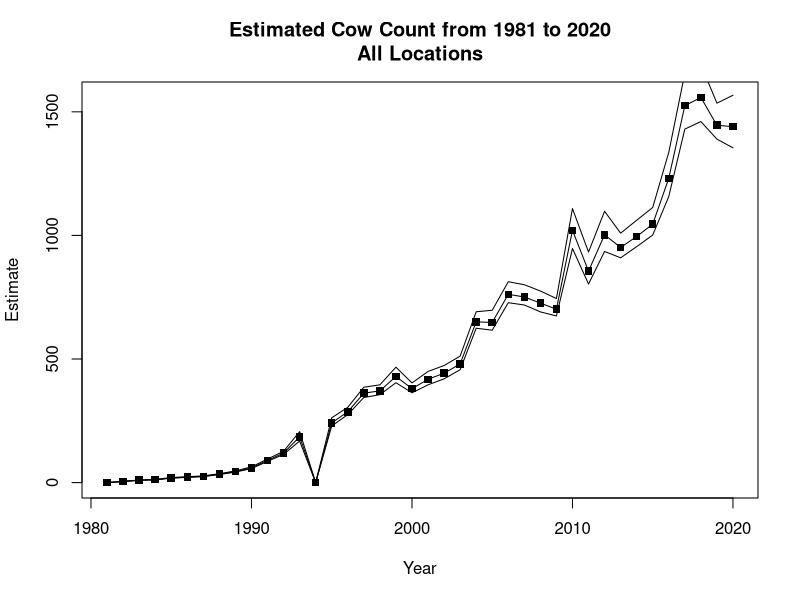
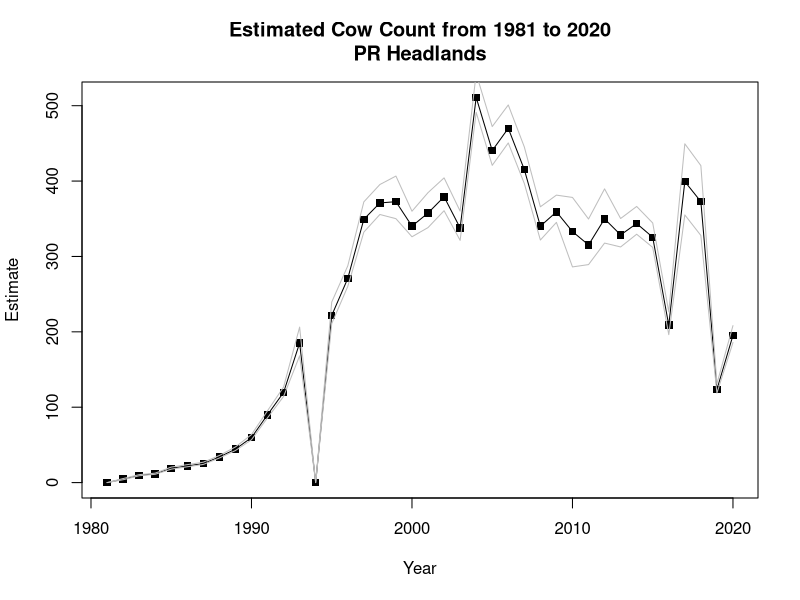
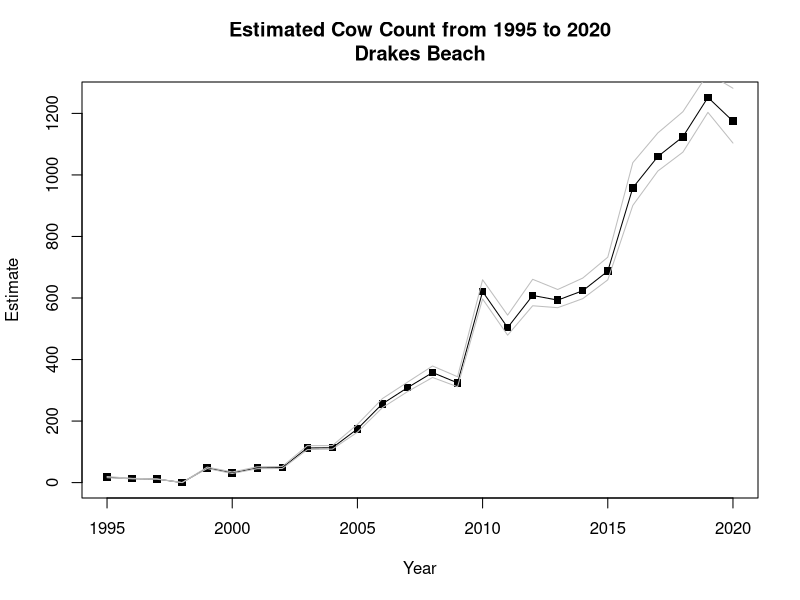
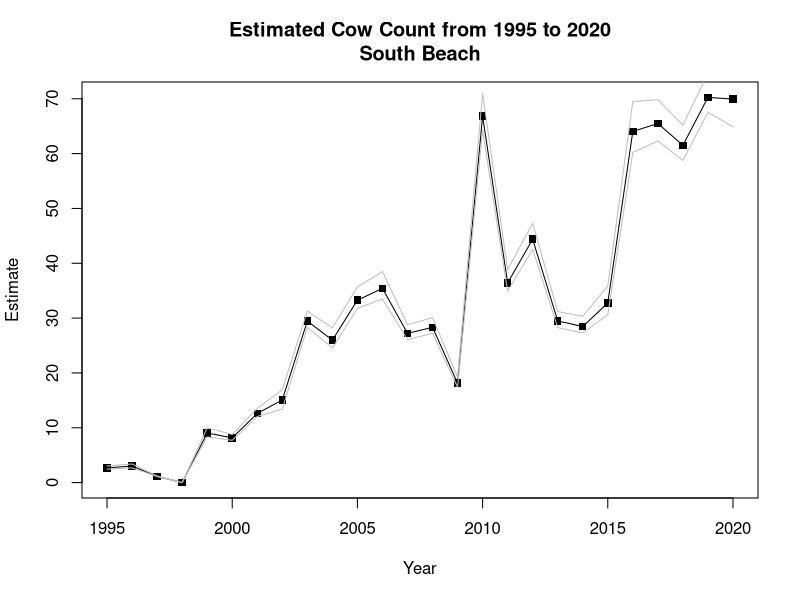

Write the R code that produced these figures, in order.
# Notes about the data:
# Feb/March 1983 Access was restricted because road was washed out due to  El Nino storms)
# Did not include partial surveys completed during the 2018/2019 government shutdown

library("readxl")
library(dplyr)

setwd("~/Internship Summer 2021")
seals <- read_excel("Eseal_1981-2020.xlsx")
# get rid of weird column
seals <- subset(seals, select = -(...6))
# get rid of deadpup (550 instances)
seals <- subset(seals, Age !="DEADPUP")

# unique age classes: 
unique(seals$Age)
# "BULL-SA4"    "COW"      "IMM"      "PUP"      "SA1-3"     "UNK"      "WNR"      "YRLNG"    "EPUP" 
#                         immature             sub adult   unknown     weaner     yearling   group with pup

# to get the Date into POSIXlt which has nice access to year/month/day use: strptime(seals$Date, format="%Y-%m-%d")
# currently stored as POSIXct which has nice storage in data frames but hard for us to work with
# access month using $mon, year using $year and day using $mday
# remember zero based indexing so Jan is 0 and Dec is 11
# year starts at 1900 so 1981 is actually 81 when you use $year

seals_date <- strptime(seals$Date, format="%Y-%m-%d")

# months included in the data set:
unique(seals_date$mon)
# returns 0 (Jan), 1 (Feb), 2 (March), 10 (Nov), 11 (Dec)

# write a function to get each season defined as November Year1 to March Year2
# for example season 0 is Nov 1980 to March 1981, season 1 is Nov 1981 to March 1982... season 9 is Nov 1989 to March 1990... season 39 is Nov 2019 to March 2020
# works for dates passed in as POSIXlt

get_season <- function(date) {
  if (date$mon > 6) {season <- date$year - 80}
  else season <- date$year - 81 
  return(season)
}

# function that does get_season on every item in a list
get_season_all <- function(lst) {
  vec <- vector("list", length(lst))
  for (i in 1:length(lst)) {
    vec[[i]] <- get_season(lst[[i]])
  }
  return(vec)
}

# now that we have the seasons we can add them to the tables
seals$season <- get_season_all(seals_date)

# subset to grab only cows
cows <- subset(seals, Age == "COW")

# had problems with function above so here is the code for grabbing each location and add the month-day date for each season
PRcows <- subset(cows, Location == "PR Headlands")
PRcows$month_day <- format(PRcows$Date, format="%m-%d")

DBcows <- subset(cows, Location == "Drakes Beach")
DBcows$month_day <- format(DBcows$Date, format="%m-%d")

SBcows <- subset(cows, Location == "South Beach")
SBcows$month_day <- format(SBcows$Date, format="%m-%d")

# recreate the multiplier table from Condit et al. (Table A3)
Date <- format(seq(as.Date("1981-01-11"), as.Date("1981-02-08"), by="days"), format="%m-%d")
Multiplier <- c(2.295, 2.107, 1.946, 1.810, 1.693, 1.593, 1.507, 1.434, 1.372, 1.319, 1.274, 1.236, 1.206, 1.181, 1.161, 1.147, 1.138, 1.133, 1.134, 1.139, 1.149, 1.165, 1.186, 1.214, 1.249, 1.292, 1.343, 1.405, 1.479)
Upper <- c(2.678, 2.427, 2.222, 2.056, 1.916, 1.797, 1.696, 1.606, 1.528, 1.463, 1.406, 1.357, 1.316, 1.283, 1.254, 1.230, 1.213, 1.203, 1.200, 1.207, 1.225, 1.253, 1.287, 1.328, 1.378, 1.427, 1.513, 1.597, 1.702)
Lower <- c(1.888, 1.762, 1.650, 1.555, 1.472, 1.401, 1.340, 1.290, 1.246, 1.210, 1.179, 1.154, 1.133, 1.116, 1.104, 1.096, 1.091, 1.089, 1.087, 1.088, 1.093, 1.102, 1.115, 1.134, 1.159, 1.190, 1.228, 1.276, 1.333)
multiplierTable <- data.frame(Date=Date, Lower=Lower, Multiplier=Multiplier, Upper=Upper)

# function to estimate the population using Condit et al.
# not sure how to vectorize so it only works for rows of a table, not a whole table
# returns 0 if the date is out of the range Condit provided
estimate_pop <- function(row, multTbl) {
  if (row$month_day %in% multTbl$Date) {
    m <- multTbl$Multiplier[multTbl$Date == row$month_day] 
    return(m * row$Count)
  } else {
    return(0)
  }
}

# function for lower bound
estimate_pop_lower <- function(row, multTbl) {
  if (row$month_day %in% multTbl$Date) {
    m <- multTbl$Lower[multTbl$Date == row$month_day] 
    return(m * row$Count)
  } else {
    return(0)
  }
}

# function for upper bound
estimate_pop_upper <- function(row, multTbl) {
  if (row$month_day %in% multTbl$Date) {
    m <- multTbl$Upper[multTbl$Date == row$month_day] 
    return(m * row$Count)
  } else {
    return(0)
  }
}

# function that estimates the population for a table
estimate_pop_table <- function(table, multTbl) {
  vec <- numeric()
  lower <- numeric()
  upper <- numeric()
  for (i in 1:nrow(table)) {
    row <- table[i, ]
    est <- estimate_pop(row, multTbl)
    l <- estimate_pop_lower(row, multTbl)
    u <- estimate_pop_upper(row, multTbl)
    vec <- c(vec, est)
    lower <- c(lower, l)
    upper <- c(upper, u)
  }
  table$estimate <- vec
  table$lower <- lower
  table$upper <- upper
  return(table)
}

# add estimates for all dates available 
# note: some years will have an estimate of 0 because of the dates surveyed, work to correct below
PRcows <- estimate_pop_table(PRcows, multiplierTable)
DBcows <- estimate_pop_table(DBcows, multiplierTable)
SBcows <- estimate_pop_table(SBcows, multiplierTable)

# grab the max counts for each season and use the estimate from that date
# missing estimates for seasons 0 (Jan 6), 1 (Jan 6), and 13 (Feb 9)
PRcows_max_count <- PRcows %>% group_by(season) %>% slice(which.max(Count))
# missing estimates for season 17 (Feb 9)
DBcows_max_count <- DBcows %>% group_by(season) %>% slice(which.max(Count))
# missing estimates for seasons 16 (Dec 28) and 17 (Feb 13)
SBcows_max_count <- SBcows %>% group_by(season) %>% slice(which.max(Count))

# visually inspected each season with missing estimates. here are my manual fixes, explanations, and questions

Prcows0 <- subset(PRcows, season == 0)
# three observations on Jan 6, 7, 8 all with a count of 2
# no correction made; left at 0

PRcows1 <- subset(PRcows, season == 1)
# highest count of 2 occurs on Jan 6, 7, 9, and 11, my function above just takes any one of these counts
# and happened to grab one out of range of Condit's dates. Luckily, Jan 11 is in their range, so use that estimate
PRcows_max_count$estimate[PRcows_max_count$season == 1] <- PRcows1$estimate[PRcows1$month_day == "01-11"]
PRcows_max_count$lower[PRcows_max_count$season == 1] <- PRcows1$lower[PRcows1$month_day == "01-11"]
PRcows_max_count$upper[PRcows_max_count$season == 1] <- PRcows1$upper[PRcows1$month_day == "01-11"]
PRcows_max_count$month_day[PRcows_max_count$season == 1] <- "01-11"
PRcows_max_count$Date[PRcows_max_count$season == 1] <- PRcows1$Date[5]

PRcows13 <- subset(PRcows, season == 13)
# only one observation falls within Condit's date range: Jan 14 with count of 141 and estimate of 255.21
# max count occurs on Feb 9 with a count of 154
# should we use the Jan 14 estimate OR use the Feb 9 count * Feb 8 multiplier (because it's only one day off)?
# Feb 9 count * Feb 8 multiplier = 227.766
# no correct made; left at 0

DBcows17 <- subset(DBcows, season == 17)
# max count occurs on Feb 9 with a count of 53
# have estimates for rows 6-13
DBdates17 <- DBcows17$month_day[6:13]
DBest17 <- DBcows17$estimate[6:13]
DBcounts17 <- DBcows17$Count[6:13]
# "01-13" "01-19" "01-21" "01-24" "01-27" "01-30" "01-31" "02-03"
# 3.892    20.580 25.480   23.620   27.312 33.031  28.725  46.132
# 2           15    20       20        24     29     25      38
# same question as above should we use Feb 9 * Feb 8 multiplier:
# 53 * multiplierTable$Multiplier[multiplierTable$Date == "02-08"] = 78.387 
# no correct made; left at 0

SBcows16 <- subset(SBcows, season == 16)
# 4 total observations on 12-28, 01-09, 01-27, 01-31 all have same count (1) 
# Jan 27 has an estimate of 1.138 and Jan 31 has an estimate of 1.149
# these are very similar so I chose to use Jan 27 estimate arbitrarily
SBcows_max_count$estimate[SBcows_max_count$season == 16] <- SBcows16$estimate[SBcows16$month_day == "01-27"]
SBcows_max_count$lower[SBcows_max_count$season == 16] <- SBcows16$lower[SBcows16$month_day == "01-27"]
SBcows_max_count$upper[SBcows_max_count$season == 16] <- SBcows16$upper[SBcows16$month_day == "01-27"]
SBcows_max_count$month_day[SBcows_max_count$season == 16] <- "01-27"
SBcows_max_count$Date[SBcows_max_count$season == 16] <- SBcows16$Date[3]

SBcows17 <- subset(SBcows, season == 17)
# max count occurs on Feb 13 with count of 12
# have esimates for rows 7 to 14
SBdates17 <- SBcows17$month_day[7:14]
SBest17 <- SBcows17$estimate[7:14]
SBcounts17 <- SBcows17$Count[7:14]
# "01-13" "01-19" "01-21" "01-24" "01-27" "01-30" "01-31" "02-03" "02-09" "02-13"
# 1.946   1.372     5.096  3.543   3.414   5.695   3.447   8.498    NA      NA
# 1         1         4      3       3        5      3       7       5      12
# i feel less comfortable proposing to use max count * Feb 8 multiplier but in this case it is
# 12 * multiplierTable$Multiplier[multiplierTable$Date == "02-08"] = 17.748
# # no correct made; left at 0


# calculate totals across locations for cows
# pass in tbales for each location and col as a string 
total_max_count <- function(PR, SB, DB, col) {
  vec <- vector("list", 40)
  for (i in 0:39) {
    a <- PR[[col]][PR$season == i]
    if (identical(a, numeric(0))) { a <- 0}
    b <- SB[[col]][SB$season == i]
    if (identical(b, numeric(0))) { b <- 0}
    c <- DB[[col]][DB$season == i]
    if (identical(c, numeric(0))) { c <- 0}
    vec[[i+1]] <- a + b + c # lists aren't zero indexed here
  }
  return(vec)
}

# total max count for all locations
cow_max_total <- total_max_count(PRcows_max_count, SBcows_max_count, DBcows_max_count, "Count")
# estimations
cow_est_total <- total_max_count(PRcows_max_count, SBcows_max_count, DBcows_max_count, "estimate")
cow_est_lower_total <- total_max_count(PRcows_max_count, SBcows_max_count, DBcows_max_count, "lower")
cow_est_upper_total <- total_max_count(PRcows_max_count, SBcows_max_count, DBcows_max_count, "upper")

# plot total estimates and max counts for each season
plot(1981:2020, cow_est_total, main="Estimated Cow Count from 1981 to 2020\nAll Locations", xlab="Year", ylab='Estimate', pch=15)
lines(1981:2020, cow_est_total)
lines(1981:2020, cow_est_lower_total)
lines(1981:2020, cow_est_upper_total)

# can also plot for each location
# these plots will plot 0 for missing estimates
plot(1981:2020, PRcows_max_count$estimate, main="Estimated Cow Count from 1981 to 2020\nPR Headlands", xlab="Year", ylab='Estimate', pch=15)
lines(1981:2020, PRcows_max_count$estimate)
lines(1981:2020, PRcows_max_count$lower, col="grey")
lines(1981:2020, PRcows_max_count$upper, col="grey")
plot(1995:2020, DBcows_max_count$estimate, main="Estimated Cow Count from 1995 to 2020\nDrakes Beach", xlab="Year", ylab='Estimate', pch=15)
lines(1995:2020, DBcows_max_count$estimate)
lines(1995:2020, DBcows_max_count$lower, col="grey")
lines(1995:2020, DBcows_max_count$upper, col="grey")
plot(1995:2020, SBcows_max_count$estimate, main="Estimated Cow Count from 1995 to 2020\nSouth Beach", xlab="Year", ylab='Estimate', pch=15)
lines(1995:2020, SBcows_max_count$estimate)
lines(1995:2020, SBcows_max_count$lower, col="grey")
lines(1995:2020, SBcows_max_count$upper, col="grey")

# do the max count dates seem reasonable?
PRdays <- unique(PRcows_max_count$month_day)
# range for PR: Jan 6 to Feb 9
DBdays <- unique(DBcows_max_count$month_day)
# range for DB: Jan 23 to Feb 9
SBdays <- unique(SBcows_max_count$month_day)
# range for SB: Jan 17 to Feb 13
